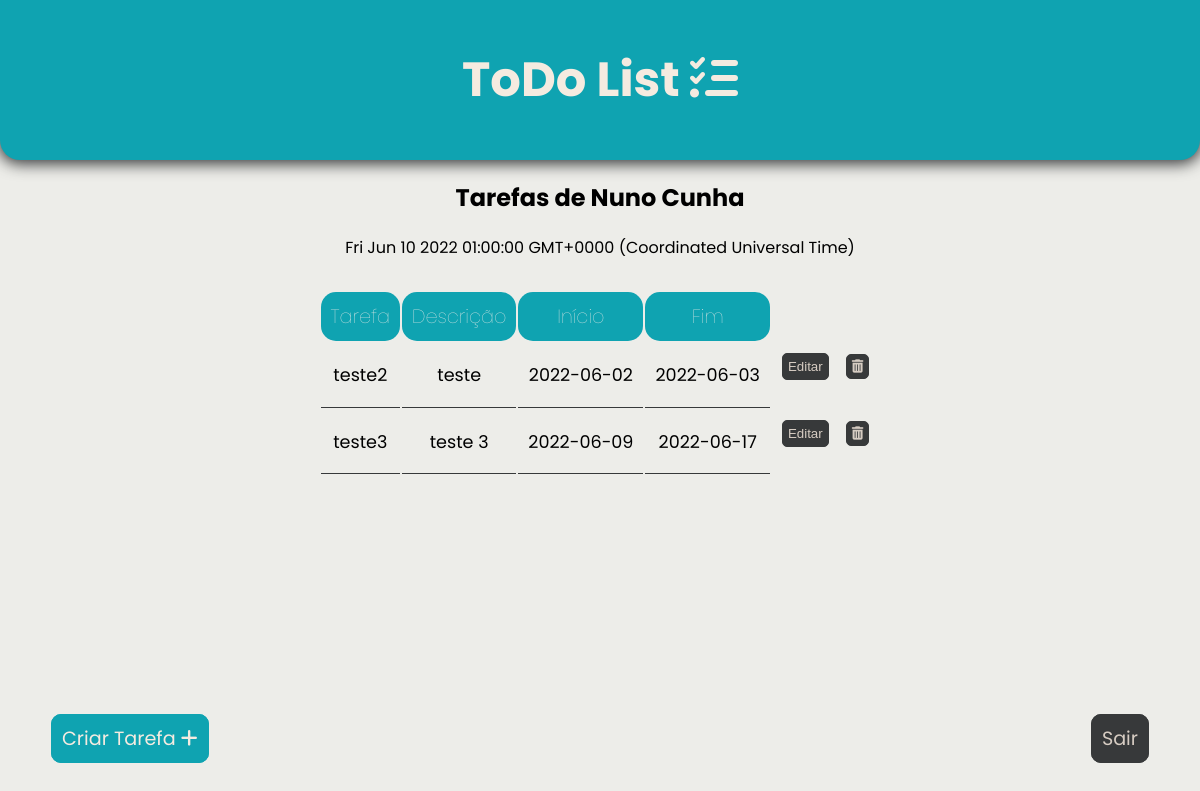
Before: / (signed in) with the older database file.
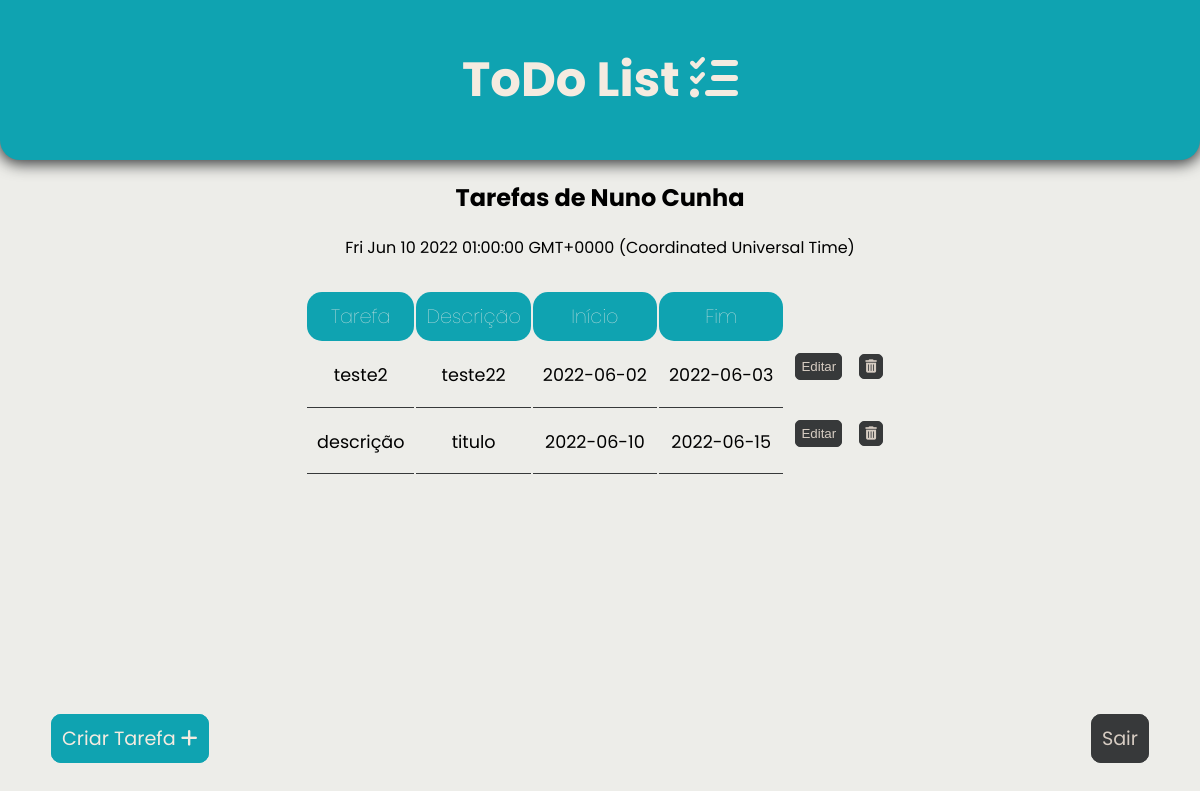
After: the same page with the newer database file.
### tables this page shows
CREATE TABLE todo 
    ('todo_id' INTEGER PRIMARY KEY AUTOINCREMENT ,
    'task' TEXT NOT NULL,
    'task_descrition' TEXT NOT NULL,
    'created_at' DATE NOT NULL,
    'end_at' DATE NOT NULL,
    'user_Id' INTEGER NOT NULL,
    FOREIGN KEY ('user_id') REFERENCES user('Id'));

### app.py (the view, shortened to what this page needs)
@app.route("/",  methods=['GET', 'POST'])
def principal():
    if 'name' in session:
        fullName = session['name'][0]
        mail=session['name'][1]
        new_User=request.args.get('new_User')
        todo = gettodobyuserId(getId(mail))
        if new_User == "True":
            return render_template('main.html', user = fullName, new_User = True)
        else:
            return render_template('main.html', user = fullName , todo = todo)
    else:
        return redirect(url_for('login'))

### app.py (called while the page is built)
def isAdmin(mail):
    dbase = sql.connect("db_todoApp.db")
    cursor = dbase.cursor()
    cursor.execute("SELECT role FROM user WHERE email=?",(mail,))
    dado=cursor.fetchone()
    if "Admin" in dado:
        return True
    else:
        return False

def getId(mail):
    dbase = sql.connect("db_todoApp.db")
    cursor = dbase.cursor()
    cursor.execute("SELECT id FROM user WHERE email=?",(mail,))
    dado=cursor.fetchone()
    return dado[0]

def gettodobyuserId(id):
    dbase = sql.connect("db_todoApp.db")
    dbase.row_factory=sql.Row
    cursor = dbase.cursor()
    cursor.execute("SELECT * FROM todo WHERE user_Id=?",(id,))
    dado=cursor.fetchall()
    return dado

@app.before_request
def session_timetout():
    app.permanent_session_lifetime = timedelta(minutes=100)

### templates/main.html (shortened to what this page needs)
<html>
  <head>
    <link rel="stylesheet" href="../static/styles/style.css" />
    <link
      rel="stylesheet"
      href="https://cdnjs.cloudflare.com/ajax/libs/font-awesome/6.1.1/css/all.min.css"
    />
  </head>
  <body {%if new_User%} onload="showAlert()" {% endif %}>
    <div class="container">
      <header>
        <h1 class="titles">ToDo List <i class="fa-solid fa-list-check"></i></h1>
      </header>
      <div>
        <h2>Tarefas de {{user}}</h2>
        <div class="date" id="current_date">
        </div>
      </div>
      <div class="table-container">
        {%if todo%}
        <table id="tarefas" class="tabela-tarefas">
          <thead>
            <tr>
              <th style="cursor: pointer" onclick="sortTable(0)">Tarefa</th>
              <th style="cursor: pointer" onclick="sortTable(1)">Descrição</th>
              <th style="cursor: pointer" onclick="sortTable(2)">Início</th>
              <th style="cursor: pointer" onclick="sortTable(3)">Fim</th>
            </tr>
          </thead>
          <tbody>
            {% for item in todo %}
            <tr>
              <td class="espacamento">{{ item.task }}</td>
              <td class="espacamento">{{ item.task_descrition }}</td>
              <td class="espacamento">{{ item.created_at }}</td>
              <td class="espacamento">{{ item.end_at }}</td>
              <td id="fixed-width" class="button-spacing">
                <form
                  method="GET"
                  action='{{url_for("edit_todo",id=item.todo_id)}}'
                >
                  <button
                    style="cursor: pointer"
                    class="button1, button-editar"
                  >
                    Editar
                  </button>
                </form>
              </td>
              <td class="button-spacing-2" id="fixed-width">
                <form
                  method="GET"
                  action='{{url_for("delete_todo",id=item.todo_id)}}'
                >
                  <button
                    style="cursor: pointer"
                    class="button2, button-delete"
                    onclick='return confirm("Tem a certeza que deseja remover?")'
                  >
                    <i class="fa-solid fa-trash-can"></i>
                  </button>
                </form>
              </td>
            </tr>
            {% endfor %}
          </tbody>
        </table>
        {% endif %}
      </div>
      <div class="create-todo">
        {%if not data%}
        <p>
          <a href="https://127.0.0.1:5000/todo"
            >Criar Tarefa <span><i class="fa-solid fa-plus"></i></span
          ></a>
        </p>
        {%endif%}
      </div>
      <div class="log-out">
        <p>
          <a href="https://127.0.0.1:5000/login">Sair</a>
        </p>
      </div>
    </div>
  </body>
</html>

### static/styles/style.css (style rules this page uses)
body { background-color: #EDEDE9; margin: 0; padding: 0; font-family: 'Poppins', sans-serif; }
.container { width: 100%; height: 100%; text-align: center; }
header { background-color:#0FA3B1 ; padding: 1%; border-end-start-radius: 20px; border-end-end-radius: 20px; box-shadow: #37393A 0px 2px 15px 2px; }
.titles { font-size: 48px; color:#F5EBE0 ; }
.registo ,a:link { text-decoration: none; color: #0FA3B1; font-size: 1.2em; }
.log-out { text-align: right; margin: 1px; position: fixed; bottom: 30px; right: 50px; }
.log-out a { color: #D6CCC2; border: 1px solid #37393A; padding: 10px; border-radius: 10px; background-color: #37393A; transition: 0.5s; }
.create-todo { text-align: right; margin: 1px; position: fixed; bottom: 30px; left: 50px; }
.create-todo a { color: #F5EBE0; border: 1px solid #0FA3B1; padding: 10px; border-radius: 10px; background-color: #0FA3B1; transition: 0.5s; }
.tabela-tarefas { margin-left: auto; margin-right: auto; margin-top: 30px; table-layout: auto; }
.tabela-tarefas th { background-color: #0FA3B1; color: #EDEDE9; font-size: 1.2em; font-weight: 100; padding: 10px; border-radius: 15px; }
.tabela-tarefas td { text-align: center; font-size: 1.1em; }
.espacamento { padding: 10px; border-bottom: 1px solid #37393A; }
.button-spacing { padding: 10px 5px 10px 10px; }
.button-spacing-2 { padding: 10px 10px 10px 10px; }
.button-editar { color: #D6CCC2; border: 1px solid #37393A; padding: 5px; border-radius: 5px; background-color: #37393A; transition: 0.4s; }
.button-delete { color: #D6CCC2; border: 1px solid #37393A; padding: 5px; border-radius: 5px; background-color: #37393A; transition: 0.4s; }

Changed rows visible on the page:
removed todo: task "teste3", task_descrition "teste 3", created_at "2022-06-09", end_at "2022-06-17"
changed todo "teste2": task_descrition "teste" → "teste22"
added todo: task "descrição", task_descrition "titulo", created_at "2022-06-10", end_at "2022-06-15"
